Frame 1 (no input): blank canvas, image omitted
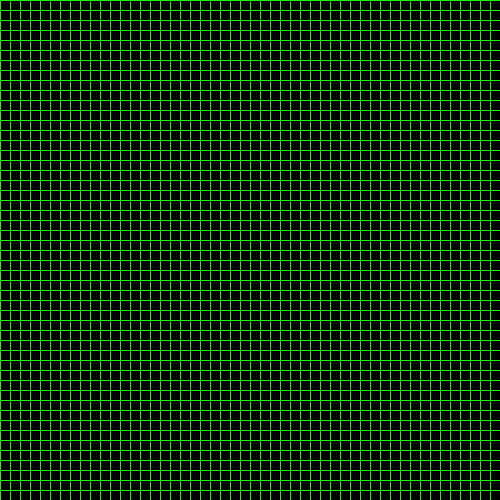
Frame 60 (the mouse pressed at the canvas centre just before this capture)
Frame 120 (the mouse held since frame 60 and released just before this capture): blank canvas, image omitted

The Processing sketch that drew this single still picture (run headless with seeded random() and noise(); from frame 60 on, the mouse is pressed at the canvas centre):

// Processing sketch: processing_67672
// ── processing_67672.pde

int y = 0;
int x = 0;
int endY = 0;
int endX = 0;

void setup() {
  size(500, 500);
  frameRate(10);
}

void draw() {
  background(0);
  //drawing horizontal lines.
  for (int y=0; y < endY; y+=10) {
    stroke(30, 250, 0);
    line(0, y, width, y);
  }

  //drawing vertical lines
  for (int x=0; x < endX; x+=10) {
    stroke(30, 250, 0);
    line(x, 0, x, height);
  }

  endY += 10;
  endX += 10;

  if (mousePressed) {
    endY = 0;
    endX = 0;
  }
}
